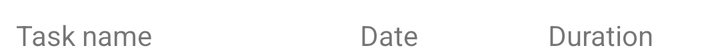
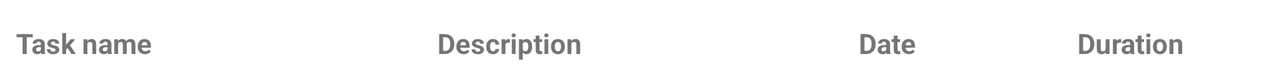

Two renders of one Android screen. The first uses the default layout on a phone; the second uses the alternative layout the repository ships for a different screen configuration, on a matching device. The two XML files are below.
<!-- AndroidManifest.xml: application theme Theme.MyTaskTimerApplication -->
<!-- res/layout/task_durations_items.xml -->
<?xml version="1.0" encoding="utf-8"?>
<androidx.constraintlayout.widget.ConstraintLayout xmlns:android="http://schemas.android.com/apk/res/android"
    xmlns:app="http://schemas.android.com/apk/res-auto"
    android:layout_width="match_parent"
    android:layout_height="wrap_content">

    <TextView
        android:id="@+id/td_name"
        android:layout_width="0dp"
        android:layout_height="wrap_content"
        android:layout_marginStart="8dp"
        android:layout_marginLeft="8dp"
        android:layout_marginTop="8dp"
        android:layout_marginEnd="8dp"
        android:layout_marginRight="8dp"
        android:text="Task name"
        app:layout_constraintEnd_toStartOf="@+id/td_start"
        app:layout_constraintHorizontal_bias="0.5"
        app:layout_constraintHorizontal_chainStyle="spread"
        app:layout_constraintHorizontal_weight="2"
        app:layout_constraintStart_toStartOf="parent"
        app:layout_constraintTop_toTopOf="parent" />

    <TextView
        android:id="@+id/td_start"
        android:layout_width="0dp"
        android:layout_height="wrap_content"
        android:layout_marginStart="8dp"
        android:layout_marginLeft="8dp"
        android:layout_marginEnd="8dp"
        android:layout_marginRight="8dp"
        android:text="Date"
        app:layout_constraintBaseline_toBaselineOf="@+id/td_name"
        app:layout_constraintEnd_toStartOf="@+id/td_duration"
        app:layout_constraintHorizontal_bias="0.5"
        app:layout_constraintHorizontal_weight="1"
        app:layout_constraintStart_toEndOf="@+id/td_name" />

    <TextView
        android:id="@+id/td_duration"
        android:layout_width="0dp"
        android:layout_height="wrap_content"
        android:layout_marginStart="8dp"
        android:layout_marginLeft="8dp"
        android:layout_marginEnd="8dp"
        android:layout_marginRight="8dp"
        android:text="Duration"
        app:layout_constraintBaseline_toBaselineOf="@+id/td_start"
        app:layout_constraintEnd_toEndOf="parent"
        app:layout_constraintHorizontal_bias="0.5"
        app:layout_constraintHorizontal_weight="1"
        app:layout_constraintStart_toEndOf="@+id/td_start" />

</androidx.constraintlayout.widget.ConstraintLayout>
<!-- resources referenced by this layout -->
<resources>
  <style name="Theme.MyTaskTimerApplication" parent="Theme.MaterialComponents.DayNight.DarkActionBar">
          
          <item name="colorPrimary">@color/purple_500</item>
          <item name="colorPrimaryVariant">@color/purple_700</item>
          <item name="colorOnPrimary">@color/white</item>
          
          <item name="colorSecondary">@color/teal_200</item>
          <item name="colorSecondaryVariant">@color/teal_700</item>
          <item name="colorOnSecondary">@color/black</item>
          
          <item name="android:statusBarColor" tools:targetApi="l">?attr/colorPrimaryVariant</item>
          
      </style>
</resources>
<!-- res/layout-land/task_durations_items.xml (the repository's variant of the layout above) -->
<!-- drawn on the phone turned sideways -->
<?xml version="1.0" encoding="utf-8"?>
<androidx.constraintlayout.widget.ConstraintLayout xmlns:android="http://schemas.android.com/apk/res/android"
    xmlns:app="http://schemas.android.com/apk/res-auto"
    android:layout_width="match_parent"
    android:layout_height="wrap_content">

    <TextView
        android:id="@+id/td_name"
        android:layout_width="0dp"
        android:layout_height="wrap_content"
        android:layout_marginStart="4dp"
        android:layout_marginLeft="4dp"
        android:layout_marginTop="8dp"
        android:layout_marginEnd="4dp"
        android:layout_marginRight="4dp"
        android:padding="4dp"
        android:text="Task name"
        android:textStyle="bold"
        app:layout_constraintEnd_toStartOf="@id/td_description"
        app:layout_constraintHorizontal_bias="0.5"
        app:layout_constraintHorizontal_chainStyle="spread"
        app:layout_constraintHorizontal_weight="2"
        app:layout_constraintStart_toStartOf="parent"
        app:layout_constraintTop_toTopOf="parent" />

    <TextView
        android:id="@+id/td_description"
        android:layout_width="0dp"
        android:layout_height="wrap_content"
        android:layout_marginStart="4dp"
        android:layout_marginLeft="4dp"
        android:layout_marginEnd="4dp"
        android:layout_marginRight="4dp"
        android:padding="4dp"
        android:text="Description"
        android:textStyle="bold"
        app:layout_constraintBaseline_toBaselineOf="@id/td_name"
        app:layout_constraintEnd_toEndOf="@id/td_start"
        app:layout_constraintHorizontal_weight="2"
        app:layout_constraintStart_toEndOf="@id/td_name" />

    <TextView
        android:id="@+id/td_start"
        android:layout_width="0dp"
        android:layout_height="wrap_content"
        android:layout_marginStart="4dp"
        android:layout_marginLeft="4dp"
        android:layout_marginEnd="4dp"
        android:layout_marginRight="4dp"
        android:padding="4dp"
        android:text="Date"
        android:textStyle="bold"
        app:layout_constraintBaseline_toBaselineOf="@id/td_description"
        app:layout_constraintEnd_toStartOf="@+id/td_duration"
        app:layout_constraintHorizontal_bias="0.5"
        app:layout_constraintHorizontal_weight="1"
        app:layout_constraintStart_toEndOf="@id/td_description" />

    <TextView
        android:id="@+id/td_duration"
        android:layout_width="0dp"
        android:layout_height="wrap_content"
        android:layout_marginStart="4dp"
        android:layout_marginLeft="4dp"
        android:layout_marginEnd="4dp"
        android:layout_marginRight="4dp"
        android:padding="4dp"
        android:text="Duration"
        android:textStyle="bold"
        app:layout_constraintBaseline_toBaselineOf="@+id/td_start"
        app:layout_constraintEnd_toEndOf="parent"
        app:layout_constraintHorizontal_bias="0.5"
        app:layout_constraintHorizontal_weight="1"
        app:layout_constraintStart_toEndOf="@+id/td_start" />

</androidx.constraintlayout.widget.ConstraintLayout>
